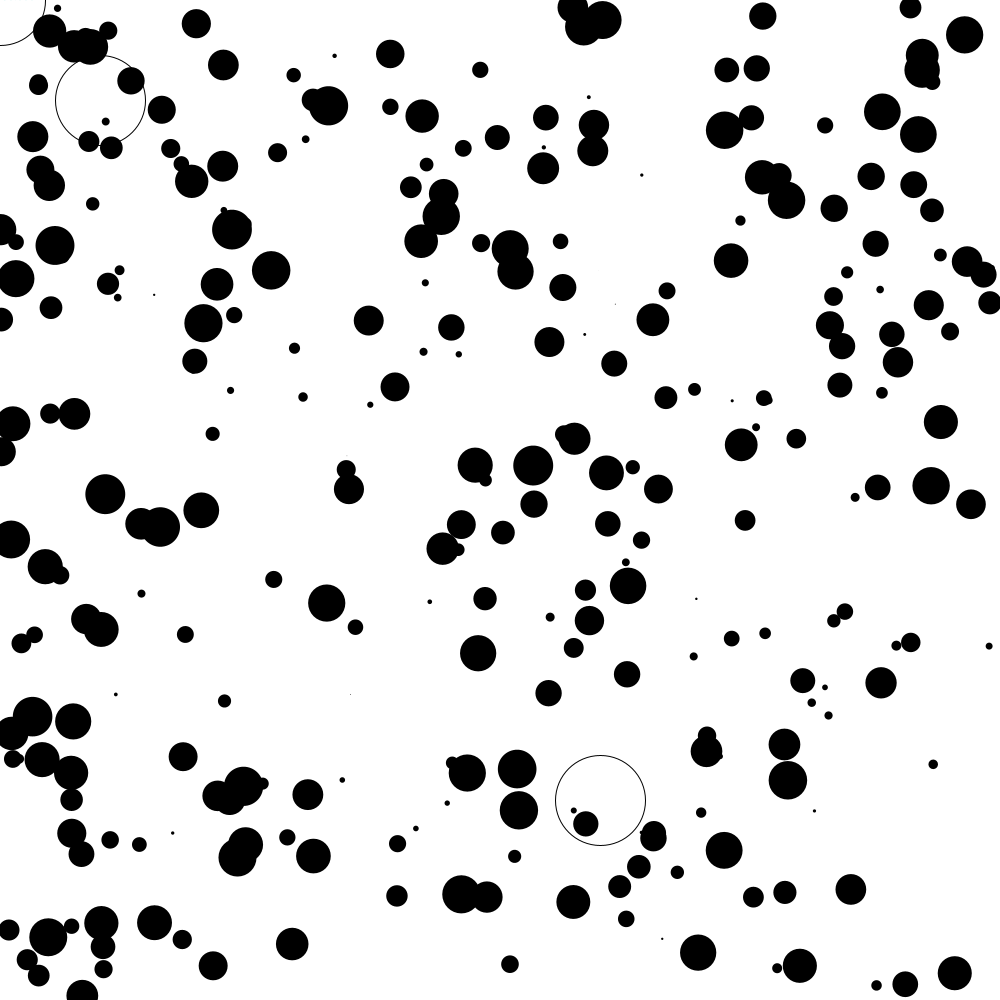
Frame 1 (no input)
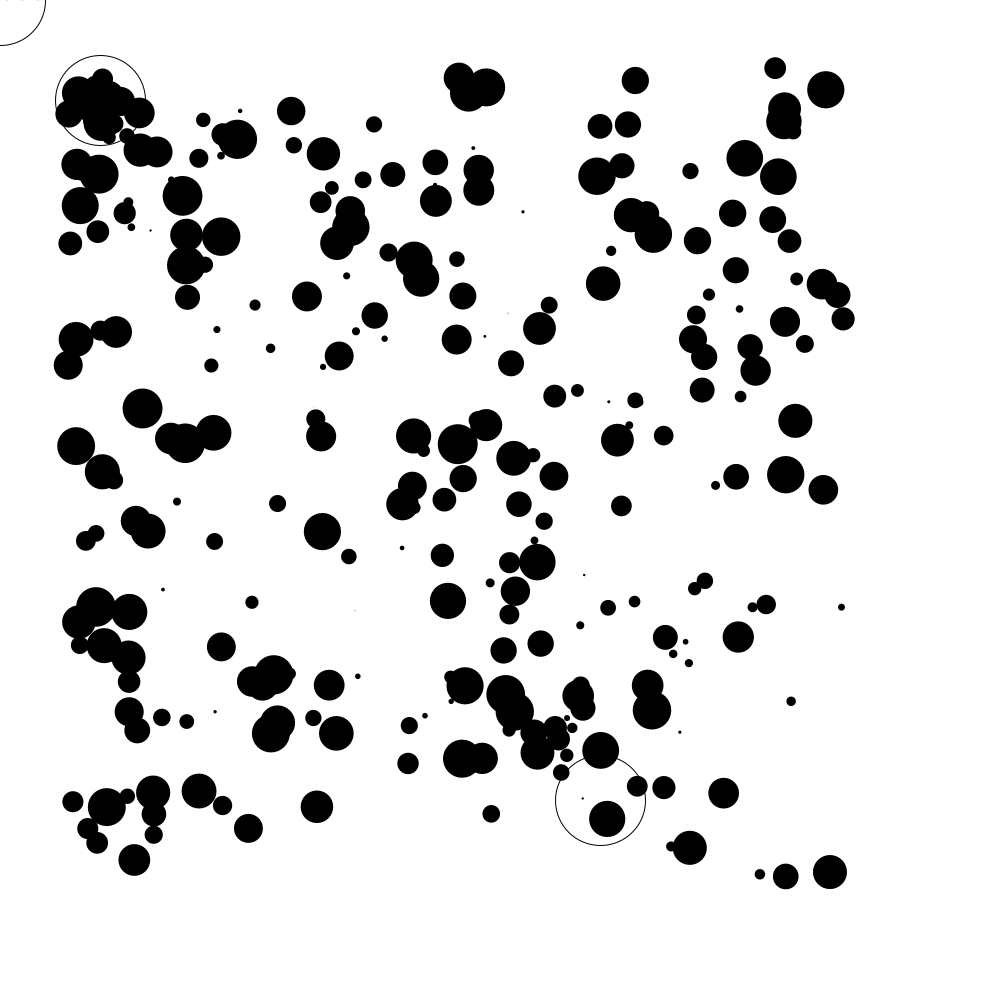
Frame 60 (the mouse pressed at the canvas centre just before this capture)
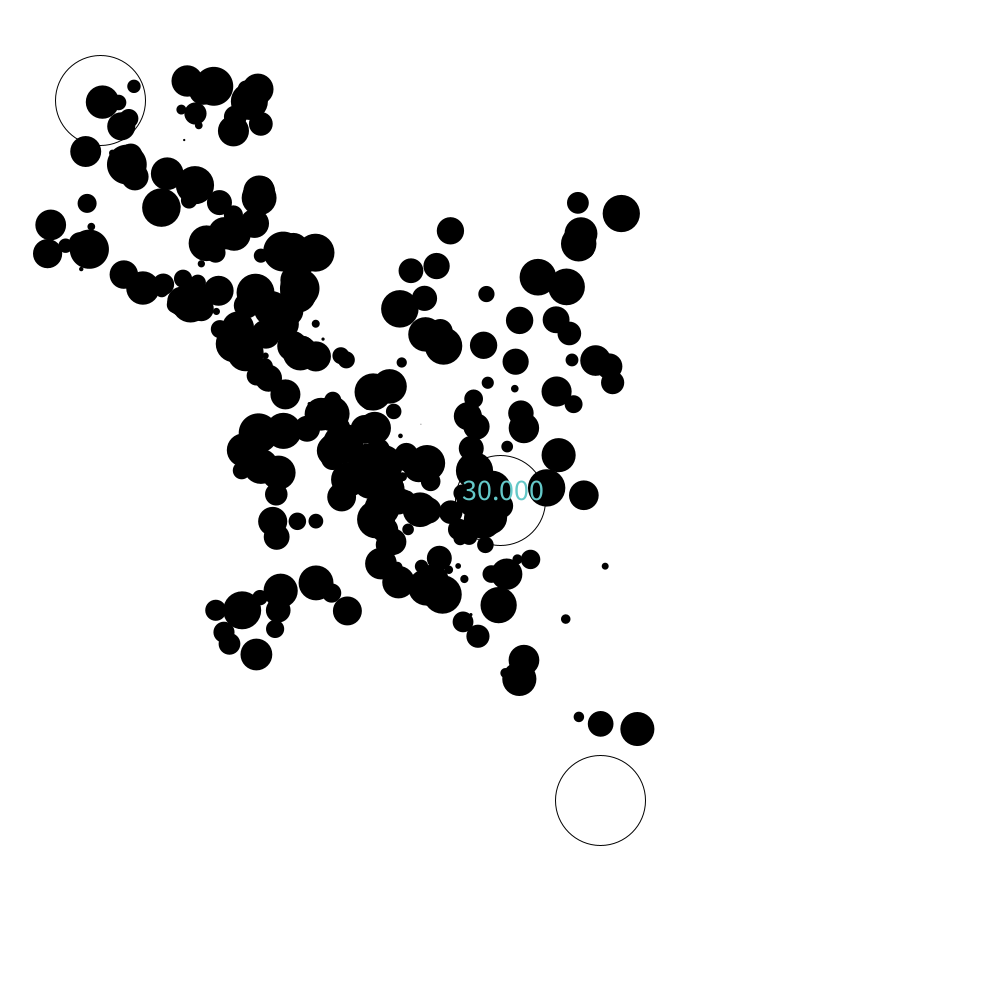
Frame 120 (the mouse held since frame 60 and released just before this capture)

The Processing sketch that drew these frames (run headless with seeded random() and noise(); from frame 60 on, the mouse is pressed at the canvas centre):

// Processing sketch: ch6_MultiAttractorsTest
// ── ch6_MultiAttractorsTest.pde
Mover[] movers = new Mover[300];
Attractor[] attrs = new Attractor[3];
float attrsMass = 30;

void setup() {
  size(1000, 1000);
  background(255);


  PVector aLoc = new PVector(random(width), random(height));
  attrs[0] = new Attractor(aLoc, attrsMass);
  attrs[1] = new Attractor(new PVector(100, 100), attrsMass);
  attrs[2] = new Attractor(new PVector(600, 800), attrsMass);


  for (int i = 0; i < movers.length; i++) {
    movers[i] = new Mover(random(4));
  }
}

void draw() {
  background(255);

  for (int i = 0; i < movers.length; i++) {
    for (int j = 0; j < attrs.length; j++) {
      PVector f = attrs[j].attract(movers[i]);
      movers[i].applyForce(f);
    }
    movers[i].update();
    movers[i].checkEdge();
    movers[i].display();
  }

  attrs[0].location = new PVector(mouseX, mouseY);

  for (int j = 0; j < attrs.length; j++) {
    attrs[j].display();
  }
  
  fill(100, 200, 200);
  text(attrs[0].mass, attrs[0].location.x, attrs[0].location.y);
  textAlign(CENTER);
  textSize(30);
}

void keyPressed() {
  if (keyCode == UP) {
    attrs[0].mass += 1;
  }
  
  if (keyCode == DOWN) {
    if (attrs[0].mass > 1) {
      attrs[0].mass -= 1;
    }
  }
}

// ── Attractor.pde
class Attractor {

  PVector location;
  float G = 1;
  float mass = 10;
  
  Attractor(PVector loc, float mass_) {
    location = loc;
    mass = mass_;
  }
  
  PVector attract(Mover mover) {
    PVector dist = PVector.sub(location, mover.location);
    //PVector dist = PVector.sub(mover.location, location);
    float r = dist.mag();
    r = constrain(r, 20, 30);
    PVector dir = dist.normalize();
    float strength = (G * mass * mover.mass) / (r * r); 
    PVector F = dir.mult(strength);
    return F;
  }
  
  void update() {
   
  }
  
  void display() {
    noFill();
    stroke(0);
    ellipse(location.x, location.y, mass*3, mass*3);
  }
}

// ── Mover.pde
class Mover {

  PVector location, velocity, acceleration;
  float mass = 1;
  float G = 0.1;
  float topSpeed = 4;

  Mover(float mass_) {
    location = new PVector(random(width), random(height));
    velocity = new PVector(0, 0);
    acceleration = new PVector(0, 0);
    mass = mass_;
  }

  void update() {
    velocity.add(acceleration); // velocity = velocity + acceleration
    velocity.limit(topSpeed);
    location.add(velocity); // location = location + velocity
    acceleration.mult(0);
  }

  PVector attract(Mover mover) {
    PVector dist = PVector.sub(location, mover.location);
    //PVector dist = PVector.sub(mover.location, location);
    float r = dist.mag();
    r = constrain(r, 15, 30);
    PVector dir = dist.normalize();
    float strength = (G * mass * mover.mass) / (r * r);
    PVector F = PVector.mult(dir, strength);
    return F;
  }

  void applyForce(PVector f) {
    //a = f / m
    PVector a = PVector.div(f, mass);
    acceleration.add(a);
  }

  void checkEdge() {
    if (location.x < 0) {
      location.x = width;
    } else if (location.x > width) {
      location.x = 0;
    }

    if (location.y < 0) {
      location.y = height;
    } else if (location.y > height) {
      location.y = 0;
    }
  }

  void display() {

    noStroke();
    fill(0);
    ellipse(location.x, location.y, mass*10, mass*10);
  }
}
